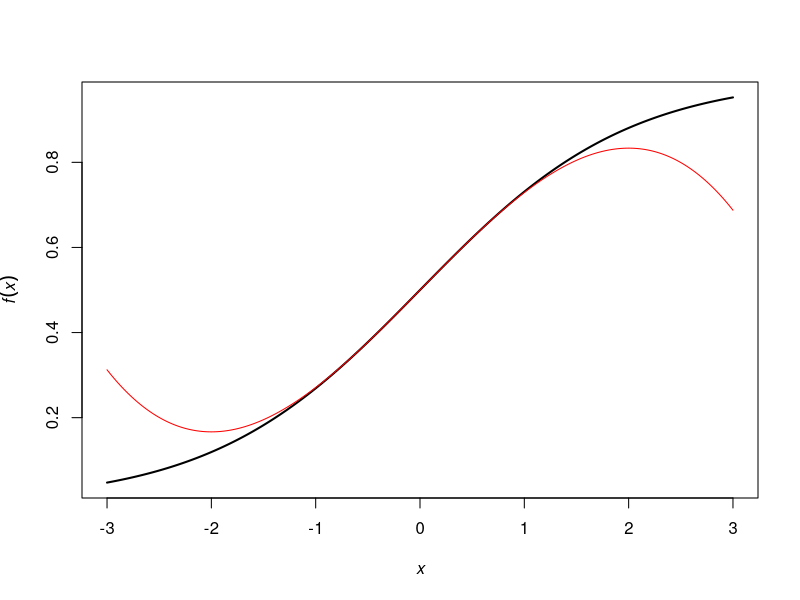
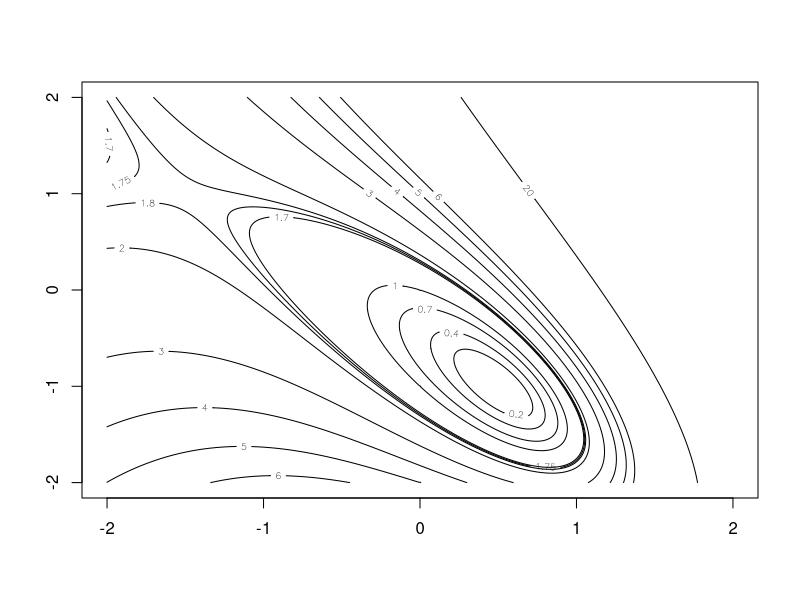

Reproduce these figures in R, in order.
# Chapter 3: Question 1

ff<-function(x){
  fx=exp(x)/(1+exp(x))
  fx1=exp(x)/(1+exp(x))^2
  fx2=-exp(x)*(exp(x)-1)/(1+exp(x))^3
  fx3=exp(x)*(-4*exp(x)+exp(2*x)+1)/(exp(x)+1)^4
  u=list(fx=fx,fx1=fx1,fx2=fx2,fx3=fx3)
  return(u)}
x=seq(-3,3,.001)
u=ff(x)
plot(x,u$fx,type="l",lwd=2,
     xlab=expression(italic(x)),
     ylab=expression(italic(f)(italic(x))))
u0=ff(0)
tx=u0$fx+u0$fx1*x+u0$fx2*x^2/2+u0$fx3*x^3/6
lines(x,tx,col="red")

# Question 2a

# Here is the contour plot and some co
ff<-function(x1,x2){
  f=exp(x1)*(4*x1^2+2*x2^2+4*x1*x2+2*x2+1)
  return(f)}
x1=seq(-2,2,.005)
x2=seq(-2,2,.005)
mm=outer(x1,x2,"ff")
contour(x1,x2,mm,
        levels=c(.2,.4,.7,1,1.7,1.75,1.8,2,3,4,5,6,20))

# Question 2b

fff<-function(x1,x2){
  f=exp(x1)*(4*x1^2+2*x2^2+4*x1*x2+2*x2+1)
  f1=c(f+exp(x1)*(8*x1+4*x2),exp(x1)*(4*x2+4*x1+2))
  f2=matrix(c(f+2*exp(x1)*(8*x1+4*x2)+8*exp(x1),
              exp(x1)*(4*x2+4*x1+2)+4*exp(x1),
              exp(x1)*(4*x2+4*x1+2)+4*exp(x1),4*exp(x1)),2,2,byrow=TRUE)
  u=list(f=f,f1=f1,f2=f2)
  return(u)}
fff(.5,-1)
fff(-1.5,1)
#checking the eigenvalues of the Hessian in (0.5,-1)
eigen(fff(0.5,-1)$f2)
#checking the eigenvalues of the Hessian in (-1.5,1)
eigen(fff(-1.5,1)$f2)
